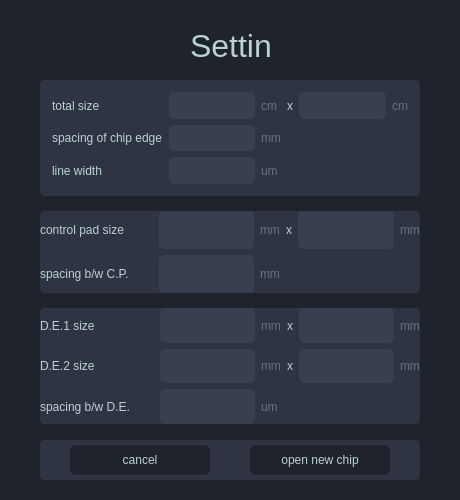
<?xml version="1.0" encoding="UTF-8"?>
<ui version="4.0">
 <class>chip_setting</class>
 <widget class="QDialog" name="chip_setting">
  <property name="geometry">
   <rect>
    <x>0</x>
    <y>0</y>
    <width>460</width>
    <height>500</height>
   </rect>
  </property>
  <property name="windowTitle">
   <string>Dialog</string>
  </property>
  <property name="styleSheet">
   <string notr="true">QDialog{
	background-color: rgb(31, 35, 44);
}

QWidget{
 font: 15pt &quot;American Typewriter&quot;;
 color: rgb(187, 210, 211);
 border-radius : 5px;
 border-width : 1px;
}

QPushButton{
	border-radius: 5px;
	padding : 6px;
	background-color: rgb(31, 35, 44);
}
</string>
  </property>
  <widget class="QLabel" name="label_10">
   <property name="geometry">
    <rect>
     <x>190</x>
     <y>30</y>
     <width>81</width>
     <height>31</height>
    </rect>
   </property>
   <property name="styleSheet">
    <string notr="true">font: 24pt ;
</string>
   </property>
   <property name="text">
    <string>Setting</string>
   </property>
  </widget>
  <widget class="QWidget" name="widget_6" native="true">
   <property name="geometry">
    <rect>
     <x>40</x>
     <y>211</y>
     <width>380</width>
     <height>82</height>
    </rect>
   </property>
   <property name="styleSheet">
    <string notr="true">QWidget{	
	background-color: rgb(46, 52, 66);
}
QLineEdit{
	border-radius: 5px;
	background-color : rgb(56, 63, 81);
}</string>
   </property>
   <layout class="QGridLayout" name="gridLayout_3">
    <item row="2" column="6">
     <widget class="QLabel" name="label_30">
      <property name="text">
       <string>x</string>
      </property>
     </widget>
    </item>
    <item row="4" column="3">
     <widget class="QLineEdit" name="cp_spacing">
      <property name="sizePolicy">
       <sizepolicy hsizetype="Expanding" vsizetype="Expanding">
        <horstretch>0</horstretch>
        <verstretch>0</verstretch>
       </sizepolicy>
      </property>
     </widget>
    </item>
    <item row="2" column="8">
     <widget class="QLineEdit" name="cp_width">
      <property name="sizePolicy">
       <sizepolicy hsizetype="Expanding" vsizetype="Expanding">
        <horstretch>0</horstretch>
        <verstretch>0</verstretch>
       </sizepolicy>
      </property>
     </widget>
    </item>
    <item row="2" column="5">
     <widget class="QLabel" name="label_7">
      <property name="styleSheet">
       <string notr="true">color :rgb(98, 114, 126);
</string>
      </property>
      <property name="text">
       <string>mm</string>
      </property>
     </widget>
    </item>
    <item row="2" column="3">
     <widget class="QLineEdit" name="cp_length">
      <property name="sizePolicy">
       <sizepolicy hsizetype="Expanding" vsizetype="Expanding">
        <horstretch>0</horstretch>
        <verstretch>0</verstretch>
       </sizepolicy>
      </property>
     </widget>
    </item>
    <item row="2" column="1">
     <widget class="QLabel" name="label_16">
      <property name="text">
       <string>control pad size</string>
      </property>
     </widget>
    </item>
    <item row="4" column="1">
     <widget class="QLabel" name="label_52">
      <property name="text">
       <string>spacing b/w C.P.</string>
      </property>
     </widget>
    </item>
    <item row="2" column="2">
     <spacer name="horizontalSpacer">
      <property name="orientation">
       <enum>Qt::Horizontal</enum>
      </property>
      <property name="sizeType">
       <enum>QSizePolicy::Fixed</enum>
      </property>
      <property name="sizeHint" stdset="0">
       <size>
        <width>24</width>
        <height>20</height>
       </size>
      </property>
     </spacer>
    </item>
    <item row="2" column="9">
     <widget class="QLabel" name="label_8">
      <property name="styleSheet">
       <string notr="true">color :rgb(98, 114, 126);
</string>
      </property>
      <property name="text">
       <string>mm</string>
      </property>
     </widget>
    </item>
    <item row="4" column="5">
     <widget class="QLabel" name="label_11">
      <property name="styleSheet">
       <string notr="true">color :rgb(98, 114, 126);

</string>
      </property>
      <property name="text">
       <string>mm</string>
      </property>
     </widget>
    </item>
   </layout>
  </widget>
  <widget class="QWidget" name="widget_7" native="true">
   <property name="geometry">
    <rect>
     <x>40</x>
     <y>308</y>
     <width>380</width>
     <height>116</height>
    </rect>
   </property>
   <property name="styleSheet">
    <string notr="true">QWidget{	
	background-color: rgb(46, 52, 66);
}
QLineEdit{
	border-radius: 5px;
	background-color : rgb(56, 63, 81);
}</string>
   </property>
   <layout class="QGridLayout" name="gridLayout_4">
    <item row="3" column="5">
     <widget class="QLabel" name="label_15">
      <property name="styleSheet">
       <string notr="true">color :rgb(98, 114, 126);
</string>
      </property>
      <property name="text">
       <string>mm</string>
      </property>
     </widget>
    </item>
    <item row="2" column="7">
     <widget class="QLineEdit" name="de1_width">
      <property name="sizePolicy">
       <sizepolicy hsizetype="Expanding" vsizetype="Expanding">
        <horstretch>0</horstretch>
        <verstretch>0</verstretch>
       </sizepolicy>
      </property>
     </widget>
    </item>
    <item row="2" column="1">
     <widget class="QLabel" name="label_62">
      <property name="text">
       <string>D.E.1 size</string>
      </property>
     </widget>
    </item>
    <item row="2" column="2">
     <spacer name="horizontalSpacer_2">
      <property name="orientation">
       <enum>Qt::Horizontal</enum>
      </property>
      <property name="sizeType">
       <enum>QSizePolicy::Fixed</enum>
      </property>
      <property name="sizeHint" stdset="0">
       <size>
        <width>24</width>
        <height>20</height>
       </size>
      </property>
     </spacer>
    </item>
    <item row="2" column="5">
     <widget class="QLabel" name="label_12">
      <property name="styleSheet">
       <string notr="true">color :rgb(98, 114, 126);
</string>
      </property>
      <property name="text">
       <string>mm</string>
      </property>
     </widget>
    </item>
    <item row="4" column="1">
     <widget class="QLabel" name="label_51">
      <property name="text">
       <string>spacing b/w D.E.</string>
      </property>
     </widget>
    </item>
    <item row="3" column="8">
     <widget class="QLabel" name="label_13">
      <property name="styleSheet">
       <string notr="true">color :rgb(98, 114, 126);
</string>
      </property>
      <property name="text">
       <string>mm</string>
      </property>
     </widget>
    </item>
    <item row="2" column="8">
     <widget class="QLabel" name="label_14">
      <property name="styleSheet">
       <string notr="true">color :rgb(98, 114, 126);
</string>
      </property>
      <property name="text">
       <string>mm</string>
      </property>
     </widget>
    </item>
    <item row="3" column="4">
     <widget class="QLineEdit" name="de2_length">
      <property name="sizePolicy">
       <sizepolicy hsizetype="Expanding" vsizetype="Expanding">
        <horstretch>0</horstretch>
        <verstretch>0</verstretch>
       </sizepolicy>
      </property>
     </widget>
    </item>
    <item row="2" column="6">
     <widget class="QLabel" name="label_61">
      <property name="text">
       <string>x</string>
      </property>
     </widget>
    </item>
    <item row="2" column="4">
     <widget class="QLineEdit" name="de1_length">
      <property name="sizePolicy">
       <sizepolicy hsizetype="Expanding" vsizetype="Expanding">
        <horstretch>0</horstretch>
        <verstretch>0</verstretch>
       </sizepolicy>
      </property>
     </widget>
    </item>
    <item row="3" column="6">
     <widget class="QLabel" name="label_59">
      <property name="text">
       <string>x</string>
      </property>
     </widget>
    </item>
    <item row="3" column="7">
     <widget class="QLineEdit" name="de2_width">
      <property name="sizePolicy">
       <sizepolicy hsizetype="Expanding" vsizetype="Expanding">
        <horstretch>0</horstretch>
        <verstretch>0</verstretch>
       </sizepolicy>
      </property>
     </widget>
    </item>
    <item row="4" column="4">
     <widget class="QLineEdit" name="de_spacing">
      <property name="sizePolicy">
       <sizepolicy hsizetype="Expanding" vsizetype="Expanding">
        <horstretch>0</horstretch>
        <verstretch>0</verstretch>
       </sizepolicy>
      </property>
     </widget>
    </item>
    <item row="4" column="5">
     <widget class="QLabel" name="label_17">
      <property name="styleSheet">
       <string notr="true">color :rgb(98, 114, 126);
</string>
      </property>
      <property name="text">
       <string>um</string>
      </property>
     </widget>
    </item>
    <item row="3" column="1">
     <widget class="QLabel" name="label_58">
      <property name="text">
       <string>D.E.2 size</string>
      </property>
     </widget>
    </item>
   </layout>
  </widget>
  <widget class="QWidget" name="gridWidget" native="true">
   <property name="geometry">
    <rect>
     <x>40</x>
     <y>80</y>
     <width>380</width>
     <height>116</height>
    </rect>
   </property>
   <property name="styleSheet">
    <string notr="true">QWidget{	
	background-color: rgb(46, 52, 66);
}
QLineEdit{
	border-radius: 5px;
	background-color : rgb(56, 63, 81);
}</string>
   </property>
   <layout class="QGridLayout" name="gridLayout_2" rowstretch="0,0,0">
    <property name="leftMargin">
     <number>12</number>
    </property>
    <property name="topMargin">
     <number>12</number>
    </property>
    <property name="rightMargin">
     <number>12</number>
    </property>
    <property name="bottomMargin">
     <number>12</number>
    </property>
    <property name="horizontalSpacing">
     <number>-1</number>
    </property>
    <item row="0" column="2">
     <widget class="QLabel" name="label">
      <property name="styleSheet">
       <string notr="true">color :rgb(98, 114, 126);
</string>
      </property>
      <property name="text">
       <string>cm</string>
      </property>
     </widget>
    </item>
    <item row="0" column="1">
     <widget class="QLineEdit" name="chip_length">
      <property name="sizePolicy">
       <sizepolicy hsizetype="Expanding" vsizetype="Expanding">
        <horstretch>0</horstretch>
        <verstretch>0</verstretch>
       </sizepolicy>
      </property>
     </widget>
    </item>
    <item row="2" column="1">
     <widget class="QLineEdit" name="line_width">
      <property name="sizePolicy">
       <sizepolicy hsizetype="Expanding" vsizetype="Expanding">
        <horstretch>0</horstretch>
        <verstretch>0</verstretch>
       </sizepolicy>
      </property>
     </widget>
    </item>
    <item row="2" column="0">
     <widget class="QLabel" name="label_18">
      <property name="text">
       <string>line width</string>
      </property>
     </widget>
    </item>
    <item row="1" column="0">
     <widget class="QLabel" name="label_2">
      <property name="text">
       <string>spacing of chip edge</string>
      </property>
     </widget>
    </item>
    <item row="0" column="3">
     <widget class="QLabel" name="label_6">
      <property name="text">
       <string>x</string>
      </property>
     </widget>
    </item>
    <item row="0" column="0">
     <widget class="QLabel" name="label_9">
      <property name="text">
       <string>total size</string>
      </property>
     </widget>
    </item>
    <item row="1" column="1">
     <widget class="QLineEdit" name="chip_border">
      <property name="sizePolicy">
       <sizepolicy hsizetype="Expanding" vsizetype="Expanding">
        <horstretch>0</horstretch>
        <verstretch>0</verstretch>
       </sizepolicy>
      </property>
     </widget>
    </item>
    <item row="0" column="4">
     <widget class="QLineEdit" name="chip_width">
      <property name="sizePolicy">
       <sizepolicy hsizetype="Expanding" vsizetype="Expanding">
        <horstretch>0</horstretch>
        <verstretch>0</verstretch>
       </sizepolicy>
      </property>
     </widget>
    </item>
    <item row="0" column="5">
     <widget class="QLabel" name="label_3">
      <property name="styleSheet">
       <string notr="true">color :rgb(98, 114, 126);
</string>
      </property>
      <property name="text">
       <string>cm</string>
      </property>
     </widget>
    </item>
    <item row="1" column="2">
     <widget class="QLabel" name="label_4">
      <property name="styleSheet">
       <string notr="true">color :rgb(98, 114, 126);
</string>
      </property>
      <property name="text">
       <string>mm</string>
      </property>
     </widget>
    </item>
    <item row="2" column="2">
     <widget class="QLabel" name="label_5">
      <property name="styleSheet">
       <string notr="true">color :rgb(98, 114, 126);
</string>
      </property>
      <property name="text">
       <string>um</string>
      </property>
     </widget>
    </item>
   </layout>
  </widget>
  <widget class="QWidget" name="widget" native="true">
   <property name="geometry">
    <rect>
     <x>40</x>
     <y>440</y>
     <width>380</width>
     <height>40</height>
    </rect>
   </property>
   <property name="styleSheet">
    <string notr="true">QWidget{	
	background-color: rgb(46, 52, 66);
}</string>
   </property>
   <widget class="QPushButton" name="setting">
    <property name="geometry">
     <rect>
      <x>210</x>
      <y>5</y>
      <width>140</width>
      <height>30</height>
     </rect>
    </property>
    <property name="styleSheet">
     <string notr="true">QPushButton{
	border-radius: 5px;
	border-width: 1px;
	border-color: rgb(187, 210, 211);
	padding : 6px;
	background-color: rgb(31, 35, 44);
}
</string>
    </property>
    <property name="text">
     <string>open new chip</string>
    </property>
   </widget>
   <widget class="QPushButton" name="setting_cancel">
    <property name="geometry">
     <rect>
      <x>30</x>
      <y>5</y>
      <width>140</width>
      <height>30</height>
     </rect>
    </property>
    <property name="styleSheet">
     <string notr="true">QPushButton{
	border-radius: 5px;
	border-width: 1px;
	border-color: rgb(187, 210, 211);
	padding : 6px;
	background-color: rgb(31, 35, 44);
}
</string>
    </property>
    <property name="text">
     <string>cancel</string>
    </property>
   </widget>
  </widget>
 </widget>
 <tabstops>
  <tabstop>chip_length</tabstop>
  <tabstop>chip_width</tabstop>
  <tabstop>chip_border</tabstop>
  <tabstop>line_width</tabstop>
  <tabstop>cp_length</tabstop>
  <tabstop>cp_width</tabstop>
  <tabstop>cp_spacing</tabstop>
  <tabstop>de1_length</tabstop>
  <tabstop>de1_width</tabstop>
  <tabstop>de2_length</tabstop>
  <tabstop>de2_width</tabstop>
  <tabstop>de_spacing</tabstop>
  <tabstop>setting</tabstop>
  <tabstop>setting_cancel</tabstop>
 </tabstops>
 <resources/>
 <connections/>
</ui>
